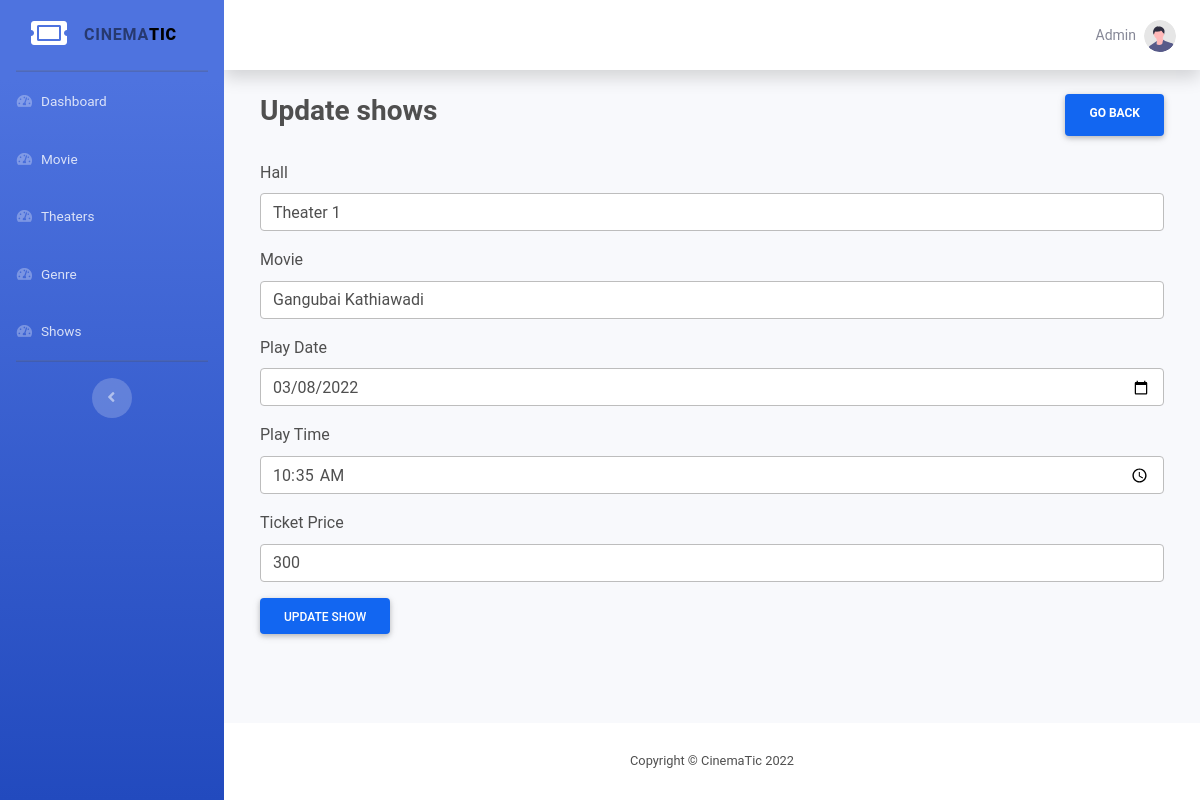
/admin/show/edit.php?id=2 (signed in), run on an earlier commit of the app's database.
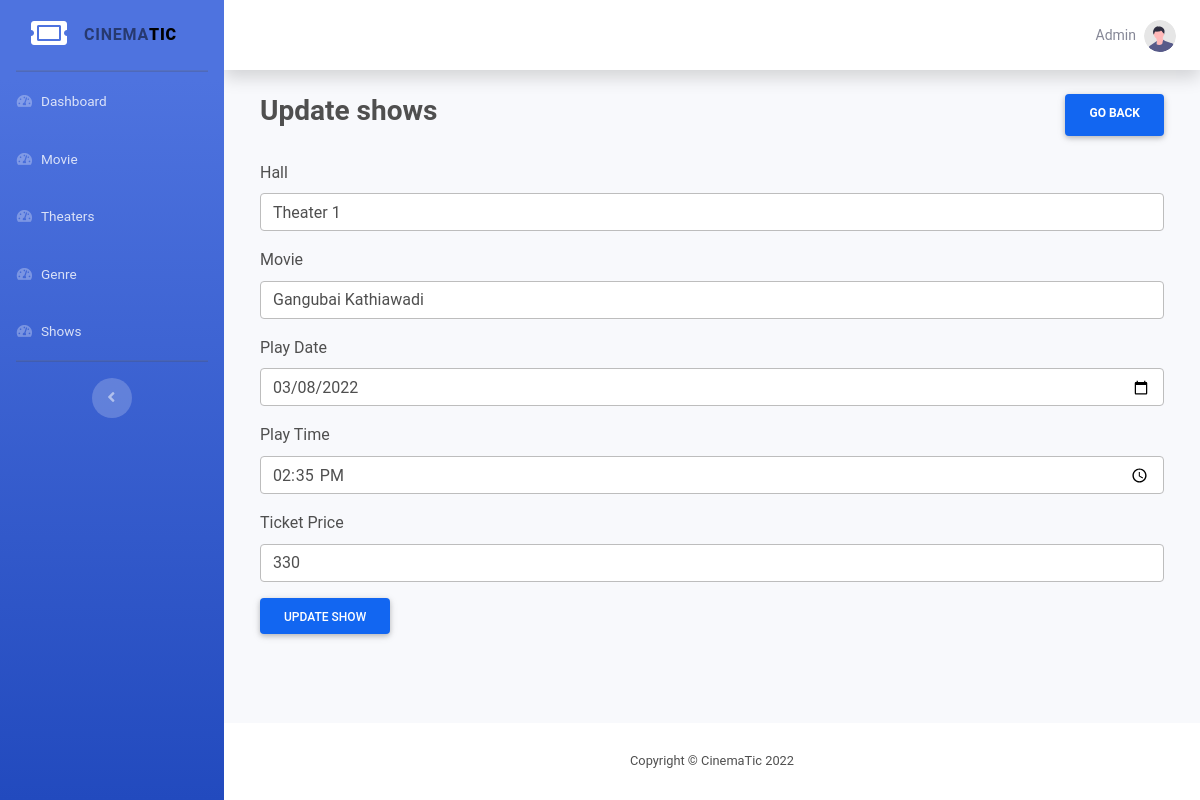
And on a later commit of the database.
### tables this page shows
CREATE TABLE `shows` (
  `id` int(11) NOT NULL,
  `hall_id` int(11) NOT NULL,
  `movie_id` int(11) NOT NULL,
  `play_date` date NOT NULL,
  `play_time` time NOT NULL,
  `ticket_price` int(11) NOT NULL
);

CREATE TABLE `hall` (
  `id` int(11) NOT NULL,
  `name` varchar(30) NOT NULL,
  `total_seats` int(11) NOT NULL
);

CREATE TABLE `movie` (
  `id` int(11) NOT NULL,
  `name` varchar(100) NOT NULL,
  `language` varchar(10) NOT NULL,
  `release_date` date NOT NULL,
  `image` varchar(200) DEFAULT NULL,
  `image_cover` varchar(200) NOT NULL,
  `runtime` varchar(10) DEFAULT NULL
);

### functions/db.php (called while the page is built, shortened)
<?php
function pdo()
{
    $dbhost = "localhost";
    $dbname = "mtbs";
    $dbuser = "root";
    $dbpass = "";
    $options = [
        PDO::ATTR_DEFAULT_FETCH_MODE => PDO::FETCH_ASSOC
    ];
    $dsn = "mysql:host=" . $dbhost . ";dbname=" . $dbname;
    try {
        $pdo = new PDO($dsn, $dbuser, $dbpass, $options);
    } catch (PDOException $e) {
        die("Cannot Connect to Database: " . $e->getMessage());
    }
    return $pdo;
}
function where($table, $col, $opr, $val, $all = true)
{
    $pdo = pdo();
    $stmt = $pdo->prepare("SELECT * FROM $table WHERE $col $opr ?");
    $stmt->execute([$val]);
    return $stmt->fetch();
}
function find($table, $id)
{
    return where($table, 'id', '=', $id, false);
}
function all($table)
{
    $pdo = pdo();
    $stmt = $pdo->prepare("SELECT * FROM $table");
    $stmt->execute();
    return $stmt->fetchAll();
}

### admin/show/edit.php (the view, shortened to what this page needs)
<?php
$id = request('id');
$shows = find('shows', $id);
include  __DIR__ . "/../components/header.php";
include  __DIR__ . "/../components/sidebar.php";
?>
<div class="container-fluid">
    <div class="d-flex m-4 justify-content-between mb-4">
        <h3 class="font-weight-bold">Update shows</h3>
        <a href="./index.php" class="btn btn-primary px-4 font-weight-bold">Go back</a>
    </div>
    <form class="m-4" method="POST" action="update.php?id=<?php echo $id; ?>">
        <div class="form-group">
            <label for="language">Hall</label>
            <select name="hall_id" class="form-control" id="language">
                <?php $hall = all('hall');
                foreach ($hall as $h) :
                ?>
                    <option <?php if ($shows['hall_id'] == $h['id']) {
                                echo 'selected';
                            }
                            ?> value="<?php echo $h['id']; ?>"><?php echo $h['name']; ?></option>
                <?php endforeach; ?>
            </select>
        </div>
        <div class="form-group">
            <label for="language">Movie</label>
            <select name="movie_id" class="form-control" id="language">
                <?php $movie = all('movie');
                foreach ($movie as $m) :
                ?>
                    <option <?php
                            if ($m['id'] == $shows['movie_id']) {
                                echo "selected";
                            }
                            ?> value="<?php echo $m['id']; ?>"><?php echo $m['name']; ?></option>
                <?php endforeach; ?>
            </select>
        </div>
        <div class="form-group">
            <label for="releseDate">Play Date</label>
            <input name="play_date" type="date" value="<?php echo $shows['play_date']; ?>" class="form-control" id="releseDate">
        </div>
        <div class="form-group">
            <label for="releseDate">Play Time</label>
            <input name="play_time" type="time" value="<?php echo $shows['play_time']; ?>" class="form-control" id="releseDate">
        </div>
        <div class="form-group">
            <label for="releseDate">Ticket Price</label>
            <input name="ticket_price" value="<?php echo $shows['ticket_price']; ?>" type="number" class="form-control" id="releseDate">
        </div>
        <button type="submit" class="btn btn-primary">Update Show</button>
    </form>
</div>
</div>
<?php include __DIR__ . "/../components/footer.php"; ?>

What changed in the data, as far as the page shows it:
changed shows "Theater 1": play_time "10:35:00" → "14:35:00"; ticket_price "300" → "330"
